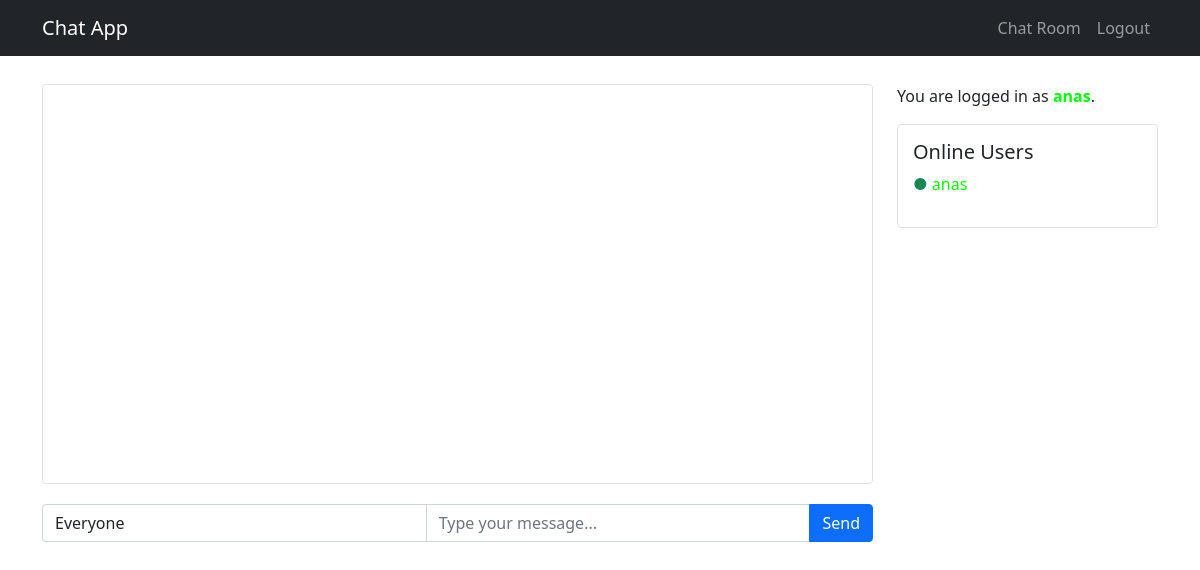
/chat (signed in), run on an earlier commit of the app's database.
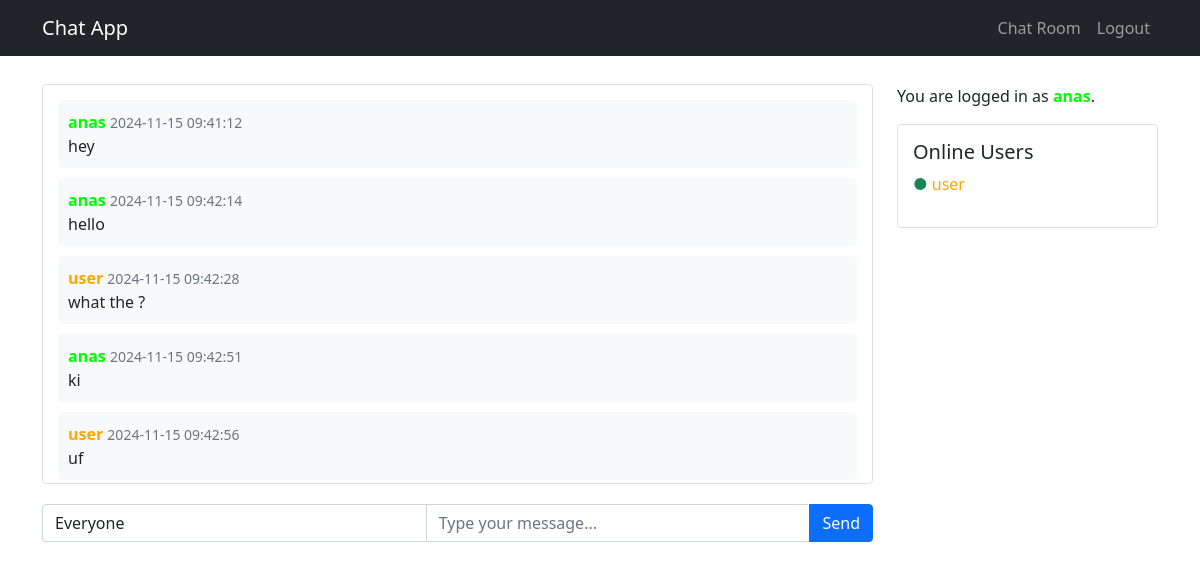
And on a later commit of the database.
### tables this page shows
CREATE TABLE users (
                id INTEGER PRIMARY KEY AUTOINCREMENT,
                username TEXT UNIQUE NOT NULL,
                password TEXT NOT NULL,
                is_online BOOLEAN DEFAULT 0,
                color_id INTEGER DEFAULT 1
            );

CREATE TABLE messages (
                id INTEGER PRIMARY KEY AUTOINCREMENT,
                sender_id INTEGER NOT NULL,
                message TEXT NOT NULL,
                timestamp DATETIME DEFAULT CURRENT_TIMESTAMP,
                FOREIGN KEY (sender_id) REFERENCES users (id)
            );

### app.py (the view)
@app.route('/chat')
@logged_in
def chat():
    with sqlite3.connect('users.db') as conn:
        cursor = conn.cursor()
        cursor.execute('''
            SELECT messages.message, users.username, messages.timestamp, users.color_id
            FROM messages
            JOIN users ON messages.sender_id = users.id
            ORDER BY messages.timestamp ASC
        ''')
        messages = cursor.fetchall()
        cursor.execute('SELECT username, color_id FROM users WHERE is_online = 1')
        online_users = cursor.fetchall()
    return render_template('chat.html',messages=messages,online_users=online_users,colors=COLORS)

### utils.py (called while the page is built)
def logged_in(f):
    @wraps(f)
    def decorated_function(*args, **kwargs):
        if 'user_id' not in session:
            flash('Please login first.', 'error')
            return redirect(url_for('login'))
        return f(*args, **kwargs)
    return decorated_function

### templates/chat.html (shortened to what this page needs)
{% extends "layout.html" %}
{% block content %}
<div class="row">
    <div class="col-md-9">
        <div class="messages-container" id="messages">
            {% for message in messages %}
            <div class="message">
                <strong class="color-{{ message[3] }}">{{ message[1] | e }}</strong>
                <small class="text-muted">{{ message[2] }}</small>
                <p class="mb-0">{{ message[0] | e }}</p>
            </div>
            {% endfor %}
        </div>
        <form id="message-form" class="mb-3">
            <div class="input-group">
                <select id="receiver-select" class="form-control">
                    <option value="everyone">Everyone</option>
                </select>
                <input type="text" id="message-input" class="form-control" placeholder="Type your message..." required autocomplete='off' autofocus>
                <button class="btn btn-primary" type="submit">Send</button>
            </div>
        </form>
    </div>
    <div class="col-md-3">
        <div>
            <p>You are logged in as <span class="color-{{ session['color_id'] }}"><b>{{ session['username'] }}</b></span>.</p>
        </div>
        <div class="online-users">
            <h5>Online Users</h5>
            <ul class="list-unstyled" id="online-users-list">
                {% for user in online_users %}
                <li>
                    <span class="text-success">●</span>
                    <span class="color-{{ user[1] }}">{{ user[0] }}</span>
                </li>
                {% endfor %}
            </ul>
        </div>
    </div>
</div>
{% endblock %}

### templates/layout.html (shortened to what this page needs)
<!DOCTYPE html>
<html lang="en">
<head>
    <link href="https://cdn.jsdelivr.net/npm/bootstrap@5.1.3/dist/css/bootstrap.min.css" rel="stylesheet">
</head>
<body>
    <nav class="navbar navbar-expand-sm navbar-dark bg-dark fixed-top">
        <div class="container">
            <a class="navbar-brand" href="{{ url_for('home') }}">Chat App</a>
            <div class="collapse navbar-collapse" id="navbarNav">
                <ul class="navbar-nav ms-auto">
                    {% if session.user_id %}
                        <li class="nav-item">
                            <a class="nav-link" href="{{ url_for('chat') }}">Chat Room</a>
                        </li>
                        <li class="nav-item">
                            <a class="nav-link" href="{{ url_for('logout') }}">Logout</a>
                        </li>
                    {% endif %}
                </ul>
            </div>
        </div>
    </nav>
    <div class="container mt-4">
        {% block content %}{% endblock %}
    </div>
</body>
</html>

### templates/layout.html (style rules this page uses)
body { padding-top: 60px; }
.messages-container { height: 400px; overflow-y: auto; margin-bottom: 20px; padding: 15px; border: 1px solid #dee2e6; border-radius: 4px; }
.message { margin-bottom: 10px; padding: 10px; border-radius: 4px; background-color: #f8f9fa; }
.online-users { border: 1px solid #dee2e6; border-radius: 4px; padding: 15px; }

What changed in the data, as far as the page shows it:
no longer on one of the page's lists (row edited): users: username "anas"
added messages: username "anas", timestamp "2024-11-15 09:41:12", message "hey"
added messages: username "anas", timestamp "2024-11-15 09:42:14", message "hello"
added messages: username "user", timestamp "2024-11-15 09:42:28", message "what the ?"
added messages: username "anas", timestamp "2024-11-15 09:42:51", message "ki"
added messages: username "user", timestamp "2024-11-15 09:42:56", message "uf"
added users: username "user"
